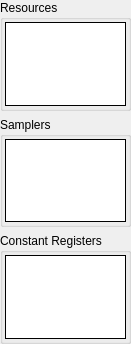
         <widget class="QWidget" name="vsScrollContents">
          <property name="geometry">
           <rect>
            <x>0</x>
            <y>0</y>
            <width>101</width>
            <height>344</height>
           </rect>
          </property>
          <layout class="QVBoxLayout" name="vsScrollLayout">
           <property name="leftMargin">
            <number>0</number>
           </property>
           <property name="topMargin">
            <number>0</number>
           </property>
           <property name="rightMargin">
            <number>0</number>
           </property>
           <property name="bottomMargin">
            <number>0</number>
           </property>
           <item>
            <widget class="CollapseGroupBox" name="vsResGroup">
             <property name="sizePolicy">
              <sizepolicy hsizetype="Preferred" vsizetype="Expanding">
               <horstretch>0</horstretch>
               <verstretch>1</verstretch>
              </sizepolicy>
             </property>
             <property name="title">
              <string>Resources</string>
             </property>
             <layout class="QHBoxLayout" name="vsResGroupLayout">
              <property name="leftMargin">
               <number>2</number>
              </property>
              <property name="topMargin">
               <number>2</number>
              </property>
              <property name="rightMargin">
               <number>2</number>
              </property>
              <property name="bottomMargin">
               <number>2</number>
              </property>
              <item>
               <widget class="RDTreeWidget" name="vsResources">
                <property name="frameShape">
                 <enum>QFrame::Box</enum>
                </property>
                <property name="frameShadow">
                 <enum>QFrame::Plain</enum>
                </property>
                <property name="editTriggers">
                 <set>QAbstractItemView::NoEditTriggers</set>
                </property>
                <property name="showDropIndicator" stdset="0">
                 <bool>false</bool>
                </property>
                <property name="indentation">
                 <number>0</number>
                </property>
                <property name="rootIsDecorated">
                 <bool>false</bool>
                </property>
                <property name="itemsExpandable">
                 <bool>false</bool>
                </property>
                <property name="allColumnsShowFocus">
                 <bool>true</bool>
                </property>
                <property name="expandsOnDoubleClick">
                 <bool>false</bool>
                </property>
                <attribute name="headerStretchLastSection">
                 <bool>false</bool>
                </attribute>
               </widget>
              </item>
             </layout>
            </widget>
           </item>
           <item>
            <widget class="CollapseGroupBox" name="vsSampGroup">
             <property name="sizePolicy">
              <sizepolicy hsizetype="Preferred" vsizetype="Expanding">
               <horstretch>0</horstretch>
               <verstretch>1</verstretch>
              </sizepolicy>
             </property>
             <property name="title">
              <string>Samplers</string>
             </property>
             <layout class="QHBoxLayout" name="vsSampGroupLayout">
              <property name="leftMargin">
               <number>2</number>
              </property>
              <property name="topMargin">
               <number>2</number>
              </property>
              <property name="rightMargin">
               <number>2</number>
              </property>
              <property name="bottomMargin">
               <number>2</number>
              </property>
              <item>
               <widget class="RDTreeWidget" name="vsSamplers">
                <property name="frameShape">
                 <enum>QFrame::Box</enum>
                </property>
                <property name="frameShadow">
                 <enum>QFrame::Plain</enum>
                </property>
                <property name="editTriggers">
                 <set>QAbstractItemView::NoEditTriggers</set>
                </property>
                <property name="showDropIndicator" stdset="0">
                 <bool>false</bool>
                </property>
                <property name="indentation">
                 <number>0</number>
                </property>
                <property name="rootIsDecorated">
                 <bool>false</bool>
                </property>
                <property name="itemsExpandable">
                 <bool>false</bool>
                </property>
                <property name="allColumnsShowFocus">
                 <bool>true</bool>
                </property>
                <property name="expandsOnDoubleClick">
                 <bool>false</bool>
                </property>
                <attribute name="headerStretchLastSection">
                 <bool>false</bool>
                </attribute>
               </widget>
              </item>
             </layout>
            </widget>
           </item>
           <item>
            <widget class="CollapseGroupBox" name="vsCBufGroup">
             <property name="sizePolicy">
              <sizepolicy hsizetype="Preferred" vsizetype="Expanding">
               <horstretch>0</horstretch>
               <verstretch>1</verstretch>
              </sizepolicy>
             </property>
             <property name="title">
              <string>Constant Registers</string>
             </property>
             <layout class="QHBoxLayout" name="vsCBufGroupLayout">
              <property name="leftMargin">
               <number>2</number>
              </property>
              <property name="topMargin">
               <number>2</number>
              </property>
              <property name="rightMargin">
               <number>2</number>
              </property>
              <property name="bottomMargin">
               <number>2</number>
              </property>
              <item>
               <widget class="RDTreeWidget" name="vsCBuffers">
                <property name="frameShape">
                 <enum>QFrame::Box</enum>
                </property>
                <property name="frameShadow">
                 <enum>QFrame::Plain</enum>
                </property>
                <property name="editTriggers">
                 <set>QAbstractItemView::NoEditTriggers</set>
                </property>
                <property name="showDropIndicator" stdset="0">
                 <bool>false</bool>
                </property>
                <property name="rootIsDecorated">
                 <bool>false</bool>
                </property>
                <property name="allColumnsShowFocus">
                 <bool>true</bool>
                </property>
                <attribute name="headerStretchLastSection">
                 <bool>false</bool>
                </attribute>
               </widget>
              </item>
             </layout>
            </widget>
           </item>
           <item>
            <spacer name="vsVerticalSpacer">
             <property name="orientation">
              <enum>Qt::Vertical</enum>
             </property>
             <property name="sizeType">
              <enum>QSizePolicy::MinimumExpanding</enum>
             </property>
             <property name="sizeHint" stdset="0">
              <size>
               <width>0</width>
               <height>0</height>
              </size>
             </property>
            </spacer>
           </item>
          </layout>
         </widget>
